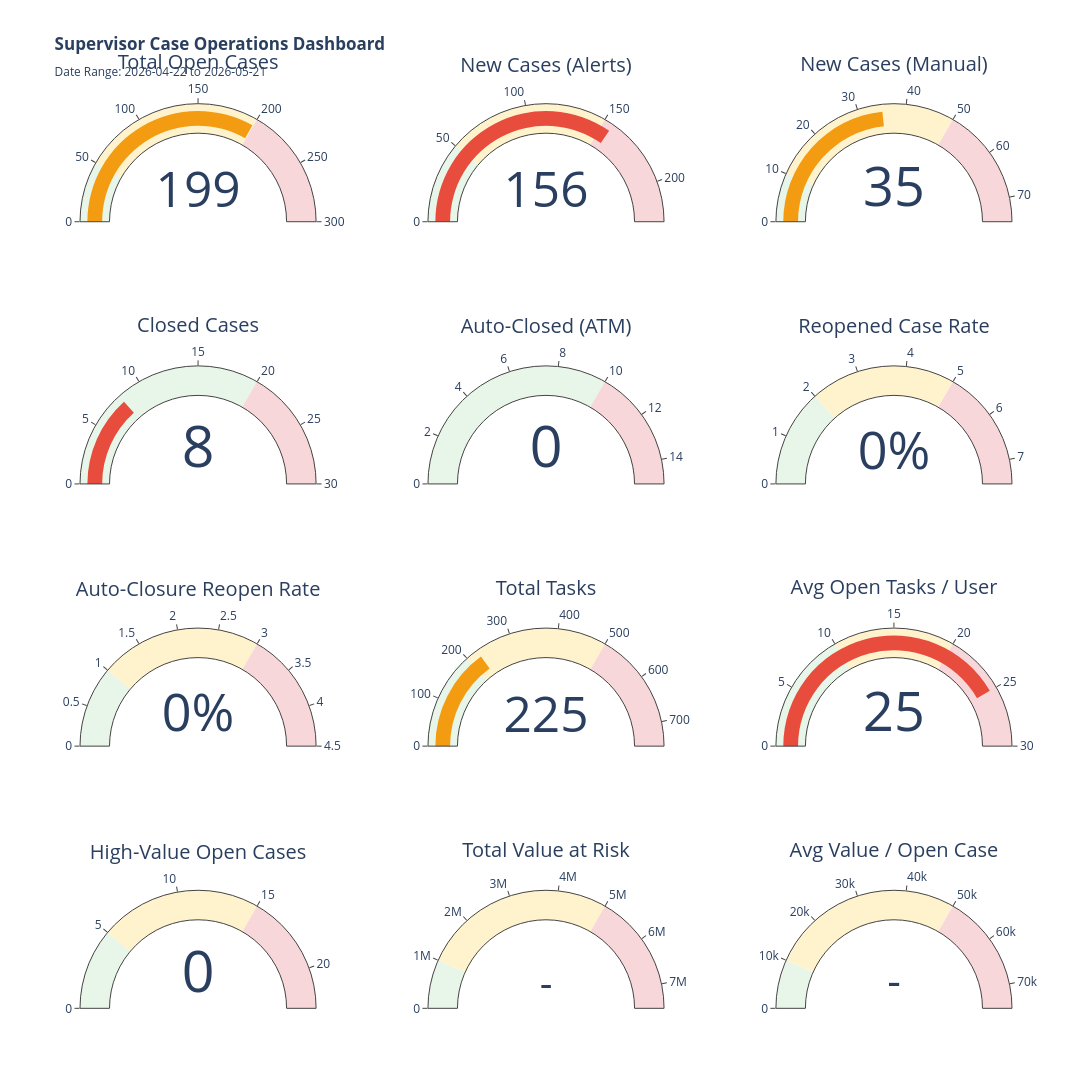

Notebook source saved alongside this figure:
### Markdown cell above
# Dashboards

### Code cell
metrics = build_supervisor_dashboard_metrics(
    alerts=alerts,
    cases=cases,
    tasks=tasks,
    period="LAST_30_DAYS",
    value_threshold=5000.0
)

render_supervisor_kpi_cards(metrics)

### Figure 1 — Plotly figure (JSON) as saved in the notebook; plotly's stock layout.template omitted (floating-point values rounded to 4 significant figures)
{"data": [{"domain": {"x": [0, 0.2533], "y": [0.8625, 1]}, "gauge": {"axis": {"range": [0, 300]}, "bar": {"color": "#f39c12"}, "steps": [{"color": "#e8f5e9", "range": [0, 50]}, {"color": "#fff3cd", "range": [50, 200]}, {"color": "#f8d7da", "range": [200, 300]}]}, "mode": "number+gauge", "number": {"suffix": ""}, "title": {"text": "Total Open Cases"}, "type": "indicator", "value": 199}, {"domain": {"x": [0.3733, 0.6267], "y": [0.8625, 1]}, "gauge": {"axis": {"range": [0, 225]}, "bar": {"color": "#e74c3c"}, "steps": [{"color": "#e8f5e9", "range": [0, 50]}, {"color": "#fff3cd", "range": [50, 150]}, {"color": "#f8d7da", "range": [150, 225]}]}, "mode": "number+gauge", "number": {"suffix": ""}, "title": {"text": "New Cases (Alerts)"}, "type": "indicator", "value": 156}, {"domain": {"x": [0.7467, 1], "y": [0.8625, 1]}, "gauge": {"axis": {"range": [0, 75]}, "bar": {"color": "#f39c12"}, "steps": [{"color": "#e8f5e9", "range": [0, 10]}, {"color": "#fff3cd", "range": [10, 50]}, {"color": "#f8d7da", "range": [50, 75]}]}, "mode": "number+gauge", "number": {"suffix": ""}, "title": {"text": "New Cases (Manual)"}, "type": "indicator", "value": 35}, {"domain": {"x": [0, 0.2533], "y": [0.575, 0.7125]}, "gauge": {"axis": {"range": [0, 30]}, "bar": {"color": "#e74c3c"}, "steps": [{"color": "#e8f5e9", "range": [0, 50]}, {"color": "#fff3cd", "range": [50, 20]}, {"color": "#f8d7da", "range": [20, 30]}]}, "mode": "number+gauge", "number": {"suffix": ""}, "title": {"text": "Closed Cases"}, "type": "indicator", "value": 8}, {"domain": {"x": [0.3733, 0.6267], "y": [0.575, 0.7125]}, "gauge": {"axis": {"range": [0, 15]}, "bar": {"color": "#e74c3c"}, "steps": [{"color": "#e8f5e9", "range": [0, 30]}, {"color": "#fff3cd", "range": [30, 10]}, {"color": "#f8d7da", "range": [10, 15]}]}, "mode": "number+gauge", "number": {"suffix": ""}, "title": {"text": "Auto-Closed (ATM)"}, "type": "indicator", "value": 0}, {"domain": {"x": [0.7467, 1], "y": [0.575, 0.7125]}, "gauge": {"axis": {"range": [0, 7.5]}, "bar": {"color": "#2ecc71"}, "steps": [{"color": "#e8f5e9", "range": [0, 2]}, {"color": "#fff3cd", "range": [2, 5]}, {"color": "#f8d7da", "range": [5, 7.5]}]}, "mode": "number+gauge", "number": {"suffix": "%"}, "title": {"text": "Reopened Case Rate"}, "type": "indicator", "value": 0}, {"domain": {"x": [0, 0.2533], "y": [0.2875, 0.425]}, "gauge": {"axis": {"range": [0, 4.5]}, "bar": {"color": "#2ecc71"}, "steps": [{"color": "#e8f5e9", "range": [0, 1]}, {"color": "#fff3cd", "range": [1, 3]}, {"color": "#f8d7da", "range": [3, 4.5]}]}, "mode": "number+gauge", "number": {"suffix": "%"}, "title": {"text": "Auto-Closure Reopen Rate"}, "type": "indicator", "value": 0}, {"domain": {"x": [0.3733, 0.6267], "y": [0.2875, 0.425]}, "gauge": {"axis": {"range": [0, 750]}, "bar": {"color": "#f39c12"}, "steps": [{"color": "#e8f5e9", "range": [0, 200]}, {"color": "#fff3cd", "range": [200, 500]}, {"color": "#f8d7da", "range": [500, 750]}]}, "mode": "number+gauge", "number": {"suffix": ""}, "title": {"text": "Total Tasks"}, "type": "indicator", "value": 225}, {"domain": {"x": [0.7467, 1], "y": [0.2875, 0.425]}, "gauge": {"axis": {"range": [0, 30]}, "bar": {"color": "#e74c3c"}, "steps": [{"color": "#e8f5e9", "range": [0, 10]}, {"color": "#fff3cd", "range": [10, 20]}, {"color": "#f8d7da", "range": [20, 30]}]}, "mode": "number+gauge", "number": {"suffix": ""}, "title": {"text": "Avg Open Tasks / User"}, "type": "indicator", "value": 25}, {"domain": {"x": [0, 0.2533], "y": [0, 0.1375]}, "gauge": {"axis": {"range": [0, 22.5]}, "bar": {"color": "#2ecc71"}, "steps": [{"color": "#e8f5e9", "range": [0, 5]}, {"color": "#fff3cd", "range": [5, 15]}, {"color": "#f8d7da", "range": [15, 22.5]}]}, "mode": "number+gauge", "number": {"suffix": ""}, "title": {"text": "High-Value Open Cases"}, "type": "indicator", "value": 0}, {"domain": {"x": [0.3733, 0.6267], "y": [0, 0.1375]}, "gauge": {"axis": {"range": [0, 7500000]}, "bar": {"color": "#e74c3c"}, "steps": [{"color": "#e8f5e9", "range": [0, 1000000]}, {"color": "#fff3cd", "range": [1000000, 5000000]}, {"color": "#f8d7da", "range": [5000000, 7500000]}]}, "mode": "number+gauge", "number": {"suffix": ""}, "title": {"text": "Total Value at Risk"}, "type": "indicator", "value": null}, {"domain": {"x": [0.7467, 1], "y": [0, 0.1375]}, "gauge": {"axis": {"range": [0, 75000]}, "bar": {"color": "#e74c3c"}, "steps": [{"color": "#e8f5e9", "range": [0, 10000]}, {"color": "#fff3cd", "range": [10000, 50000]}, {"color": "#f8d7da", "range": [50000, 75000]}]}, "mode": "number+gauge", "number": {"suffix": ""}, "title": {"text": "Avg Value / Open Case"}, "type": "indicator", "value": null}], "layout": {"height": 1200, "showlegend": false, "title": {"text": "<b>Supervisor Case Operations Dashboard</b><br><sub>Date Range: 2026-04-22 to 2026-05-21</sub>"}, "width": 1400}}
